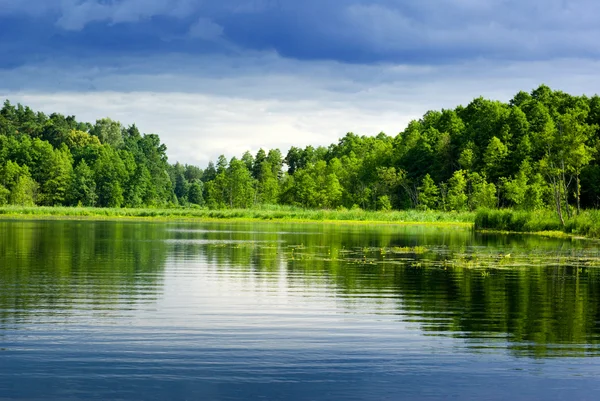
#> input picture negatif_alma/image.jpg, 600 x 401 px
$ python negatif_alma_kod.py
#> lines starting #> are read from the running program, lines starting #| are printed output that depends on the picture
import cv2
import matplotlib.pyplot as plt

imgpath = 'image.jpg'
img = cv2.imread(imgpath)
#> img is the input picture: shape (401, 600, 3); mean B, G, R 114.1, 131, 103.7

img = cv2.cvtColor(img, cv2.COLOR_BGR2RGB)

gray = cv2.imread(imgpath, 0)
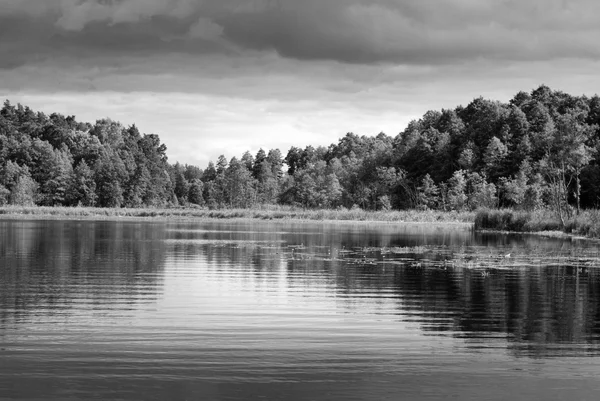
#> gray: shape (401, 600); min 0, max 255, mean 120.9

colored_negative = abs(255-img)
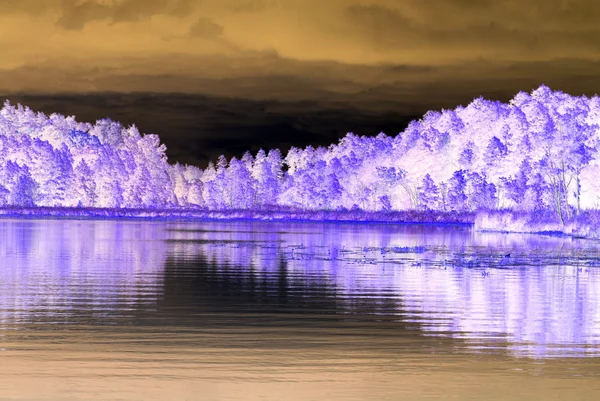
#> colored_negative: shape (401, 600, 3); mean R, G, B 151.3, 124, 140.9
gray_negative = abs(255-gray)
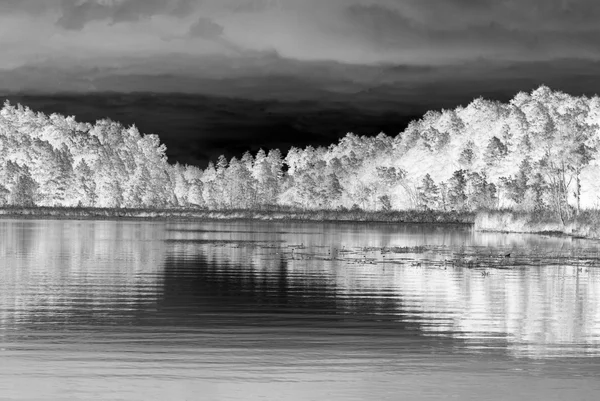
#> gray_negative: shape (401, 600); min 0, max 255, mean 134.1

imgs = [img, gray, colored_negative, gray_negative]
title = ['coloured', 'negative']


plt.subplot(2, 2, 1)
plt.title(title[0])
plt.imshow(imgs[0])
plt.xticks([])
plt.yticks([])

plt.subplot(2, 2, 3)
plt.title(title[1])
plt.imshow(imgs[2])
plt.xticks([])
plt.yticks([])


plt.show()
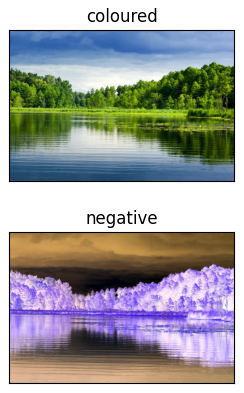
#> figure drawn by matplotlib, 2 panels
